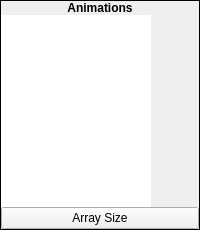
    <widget class="QFrame" name="topFrame">
     <property name="frameShape">
      <enum>QFrame::Box</enum>
     </property>
     <property name="frameShadow">
      <enum>QFrame::Plain</enum>
     </property>
     <layout class="QVBoxLayout" name="verticalLayout_105">
      <property name="spacing">
       <number>0</number>
      </property>
      <property name="margin">
       <number>0</number>
      </property>
      <item>
       <widget class="QLabel" name="label_99">
        <property name="sizePolicy">
         <sizepolicy hsizetype="Preferred" vsizetype="Fixed">
          <horstretch>0</horstretch>
          <verstretch>0</verstretch>
         </sizepolicy>
        </property>
        <property name="font">
         <font>
          <weight>75</weight>
          <bold>true</bold>
         </font>
        </property>
        <property name="text">
         <string>Animations</string>
        </property>
        <property name="alignment">
         <set>Qt::AlignCenter</set>
        </property>
       </widget>
      </item>
      <item>
       <widget class="QWidget" name="widget_51" native="true">
        <layout class="QVBoxLayout" name="verticalLayout_106">
         <property name="spacing">
          <number>0</number>
         </property>
         <property name="margin">
          <number>0</number>
         </property>
         <item>
          <widget class="QListWidget" name="lwAnimationList">
           <property name="sizePolicy">
            <sizepolicy hsizetype="Fixed" vsizetype="Preferred">
             <horstretch>0</horstretch>
             <verstretch>0</verstretch>
            </sizepolicy>
           </property>
           <property name="minimumSize">
            <size>
             <width>150</width>
             <height>0</height>
            </size>
           </property>
           <property name="maximumSize">
            <size>
             <width>150</width>
             <height>16777215</height>
            </size>
           </property>
           <property name="frameShape">
            <enum>QFrame::NoFrame</enum>
           </property>
           <property name="editTriggers">
            <set>QAbstractItemView::NoEditTriggers</set>
           </property>
           <property name="verticalScrollMode">
            <enum>QAbstractItemView::ScrollPerPixel</enum>
           </property>
          </widget>
         </item>
         <item>
          <widget class="QPushButton" name="bArraySize">
           <property name="text">
            <string>Array Size</string>
           </property>
          </widget>
         </item>
        </layout>
       </widget>
      </item>
     </layout>
    </widget>
